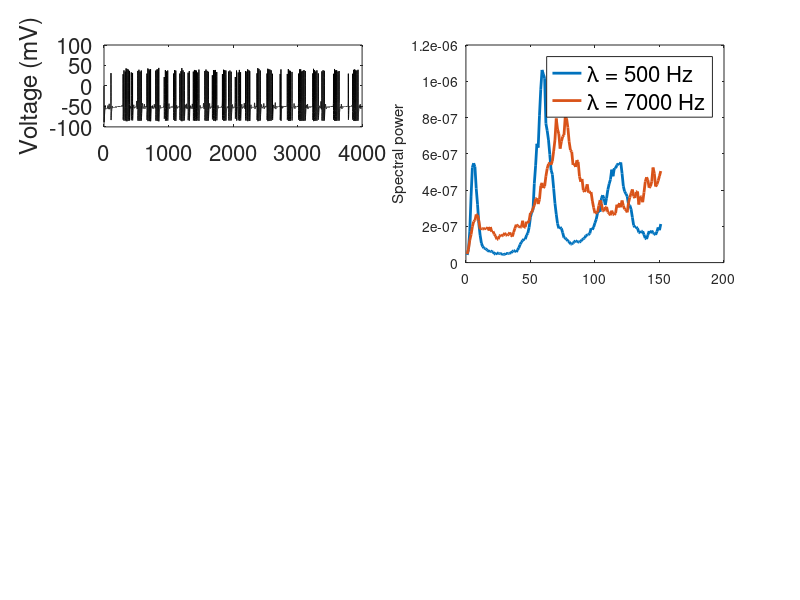

Source code (MATLAB): (Note: this script raises an error after producing the figure.)
%From "A biophysical model of striatal microcircuits suggests delta/theta-rhythmically interleaved gamma and beta
% oscillations mediate periodicity in motor control"
%Julia A. K. Chartove, Michelle M. McCarthy, Benjamin R. Pittman-Polletta, Nancy J. Kopell
%Department of Mathematics & Statistics, Boston University, Boston, MA
%
%Fig 2. Applied noise determines interburst and intraburst frequency of FSI spiking.
%(A) i. Single model FSI with tonic excitation (7 muA=cm2) and weak Poisson noise
% (lambda = 500) spikes at gamma nested in delta/theta, while a single model FSI with tonic excitation (7
%muA=cm2) and strong Poisson noise (lambda = 7000) has limited low-frequency content. 
%(A) ii. Power spectral density of voltage traces in (A)i, comparing low and high levels of noise.
%The solid line represents the mean value over 20 simulations per point. Shading represents standard deviation from these means. 
%(B) Plot of the inter-burst frequency and power of a single model FSI as Poisson noise of varying rate is applied. 
%(C) Plot of the inter-burst frequency and power of a single model FSI as Poisson noise of varying
% amplitude is applied. For B and C Iapp = 7 muA=cm2

load('example_data/fig1and2')

X3 = noise;
noise_amp = 0:10;
figure

%(A) i. Single model FSI with tonic excitation (7 muA=cm2) and weak Poisson noise (lambda = 500) spikes at gamma nested in delta/theta
subplot5 = subplot(4,2,1);
plot(time,sim46_trace,'k');
ylabel('Voltage (mV)')
set(subplot5,'FontSize',16);

%(A) ii. Power spectral density of voltage traces in (A)i, comparing low and high levels of noise.
%The solid line represents the mean value over 20 simulations per point. Shading represents standard deviation from these means. 
subplot6 = subplot(4,2,[2,4]);
p3 = plot(mean(datatable_0pt5), 'LineWidth',2,'DisplayName','\lambda = 500 Hz');
hold on;
p4 = plot(mean(datatable_7), 'LineWidth',2,'DisplayName','\lambda = 7000 Hz');
ylabel('Spectral power')
legend2 = legend([p3 p4]);
set(legend2,'FontSize',16,'AutoUpdate','off','Location','best');
errorghost(datatable_0pt5,1:151,'b');
errorghost(datatable_7,1:151,'r');
xlim([0 100]);
xlabel('Frequency (Hz)')
set(subplot6,'FontSize',16);

%(A) i. A single model FSI with tonic excitation (7 muA=cm2) and strong Poisson noise (lambda = 7000) has limited low-frequency content. 
subplot7 = subplot(4,2,3);
plot(time,sim66_trace,'k');
xlabel('Time (ms)')
set(subplot7,'FontSize',16);

%(B) Plot of the inter-burst frequency and power of a single model FSI as Poisson noise of varying rate is applied. 
subplot3 = subplot(4,2,[5,7]);
hold(subplot3,'on');
plot(X3,mean(theta_power_noise.*2),'LineWidth',3,'DisplayName','\delta/\theta power');
errorghost(theta_power_noise.*2,X3,'b');
ylabel('Low frequency power');
ylim([0 15])
xlabel('Poisson noise rate (MHz)');

yyaxis right
plot(X3,mean(burst_noise),'LineWidth',3,'DisplayName','Interburst freq.');
errorghost(burst_noise,X3,'r');
legend('Location','best');
ylabel('Burst frequency (Hz)');
ylim([0 20])
xlim([0 7]);
set(subplot3,'FontSize',16);

%(C) Plot of the inter-burst frequency and power of a single model FSI as Poisson noise of varying amplitude is applied.
subplot3 = subplot(4,2,[6,8]);
hold(subplot3,'on');
plot(noise_amp,mean(theta_power_amp'),'LineWidth',3,'DisplayName','\delta/\theta power');
errorghost(theta_power_amp',noise_amp,'b');
ylabel('Low frequency power');
ylim([0 15])
xlabel('Poisson noise amplitude (\mu A/cm^2)');

yyaxis right
plot(noise_amp,mean(burst_amp_new'),'LineWidth',3,'DisplayName','Interburst freq.');
errorghost(burst_amp_new',noise_amp,'r');
legend('Location','best');
ylabel('Burst frequency (Hz)');
ylim([0 20])
xlim([0 10]);
set(subplot3,'FontSize',16);
